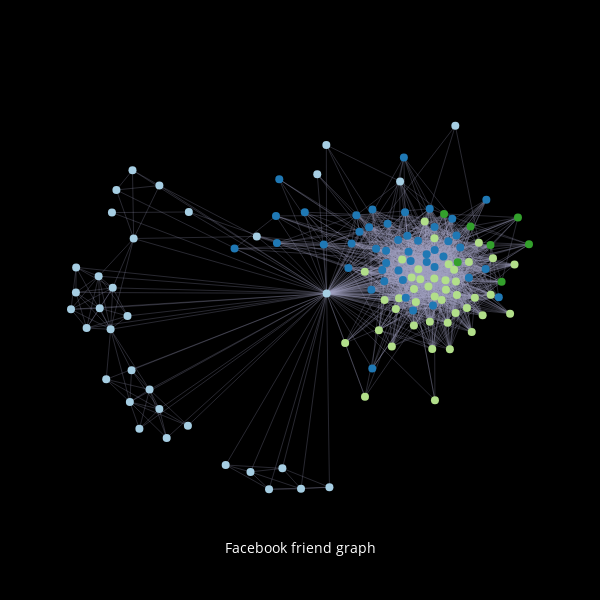

This figure's notebook cell:
### Code cell
width=600
height=600
axis=dict(showline=False, # hide axis line, grid, ticklabels and  title
          zeroline=False,
          showgrid=False,
          showticklabels=False,
          title='' 
          )
layout=Layout(title= '',
          
    font= Font(),
    showlegend=False,
    autosize=False,
    width=width,
    height=height,
    xaxis=dict(
        title='Facebook friend graph',
        titlefont=dict(
        size=14,
        color='#fff'),
        showgrid=False,
        
        showline=False,
        showticklabels=False,
        zeroline=False
    ),
    yaxis=YAxis(axis),
    margin=Margin(
        l=40,
        r=40,
        b=85,
        t=100,
        pad=0,
       
    ),
    hovermode='closest',
    paper_bgcolor='rgba(0,0,0,1)',
    plot_bgcolor='rgba(0,0,0,1)'
    )


data=Data([trace1, trace2])

fig = Figure(data=data, layout=layout)
py.iplot(fig, image='png')

### Figure 1 — Plotly figure (JSON) as saved in the notebook; plotly's stock layout.template omitted (floating-point values rounded to 4 significant figures; data arrays with more than 128 entries replaced by an {"elided": "..."} marker saying what was removed)
{"data": [{"hoverinfo": "none", "line": {"color": "#a3a3c2", "width": 0.25}, "mode": "lines", "type": "scatter", "x": {"elided": "5727 float values"}, "y": {"elided": "5727 float values"}}, {"hoverinfo": "text", "marker": {"color": {"elided": "132 str values"}, "colorscale": "Greens", "line": {"width": 0}, "reversescale": true, "showscale": false, "size": 8}, "mode": "markers", "name": "", "opacity": 1, "text": {"elided": "132 str values"}, "type": "scatter", "x": {"elided": "132 float values"}, "y": {"elided": "132 float values"}}], "layout": {"autosize": false, "font": {}, "height": 600, "hovermode": "closest", "margin": {"b": 85, "l": 40, "pad": 0, "r": 40, "t": 100}, "paper_bgcolor": "rgba(0,0,0,1)", "plot_bgcolor": "rgba(0,0,0,1)", "showlegend": false, "title": "", "width": 600, "xaxis": {"showgrid": false, "showline": false, "showticklabels": false, "title": "Facebook friend graph", "titlefont": {"color": "#fff", "size": 14}, "zeroline": false}, "yaxis": {"showgrid": false, "showline": false, "showticklabels": false, "title": "", "zeroline": false}}}
